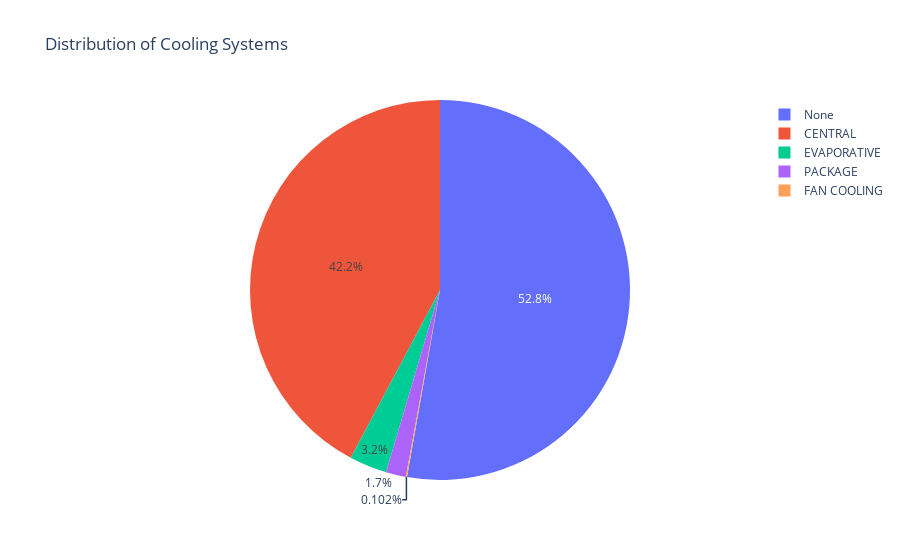

Source (notebook cell):
### Markdown cell above
#### 
The pie chart provides insights into the heating systems used in homes. The most prevalent heating method is "Forced Air," accounting for a significant majority at 82.9%. In contrast, "Hot Water" heating is the second most common option, representing 14.3% of homes. The remaining 2.8% consists of various less common heating systems like "Electric," "Radiant," "Floor/Wall Furnace," "Gravity," "Zone," "Space," or "Heat Pump." This distribution underscores the dominance of Forced Air and the relatively smaller usage of alternative heating methods in the dataset.

### Code cell
cooling_counts = property_data_final['coolingtype'].value_counts().reset_index()
cooling_counts.columns = ['Cooling Type', 'Count']

fig = px.pie(cooling_counts, names='Cooling Type', values='Count', title='Distribution of Cooling Systems')
fig.show()

### Figure 1 — Plotly figure (JSON) as saved in the notebook; plotly's stock layout.template omitted (floating-point values rounded to 4 significant figures)
{"data": [{"domain": {"x": [0, 1], "y": [0, 1]}, "hovertemplate": "Cooling Type=%{label}<br>Count=%{value}<extra></extra>", "labels": ["None", "CENTRAL", "EVAPORATIVE", "PACKAGE", "FAN COOLING"], "legendgroup": "", "name": "", "showlegend": true, "type": "pie", "values": [1549, 1239, 94, 50, 3]}], "layout": {"legend": {"tracegroupgap": 0}, "title": {"text": "Distribution of Cooling Systems"}}}
